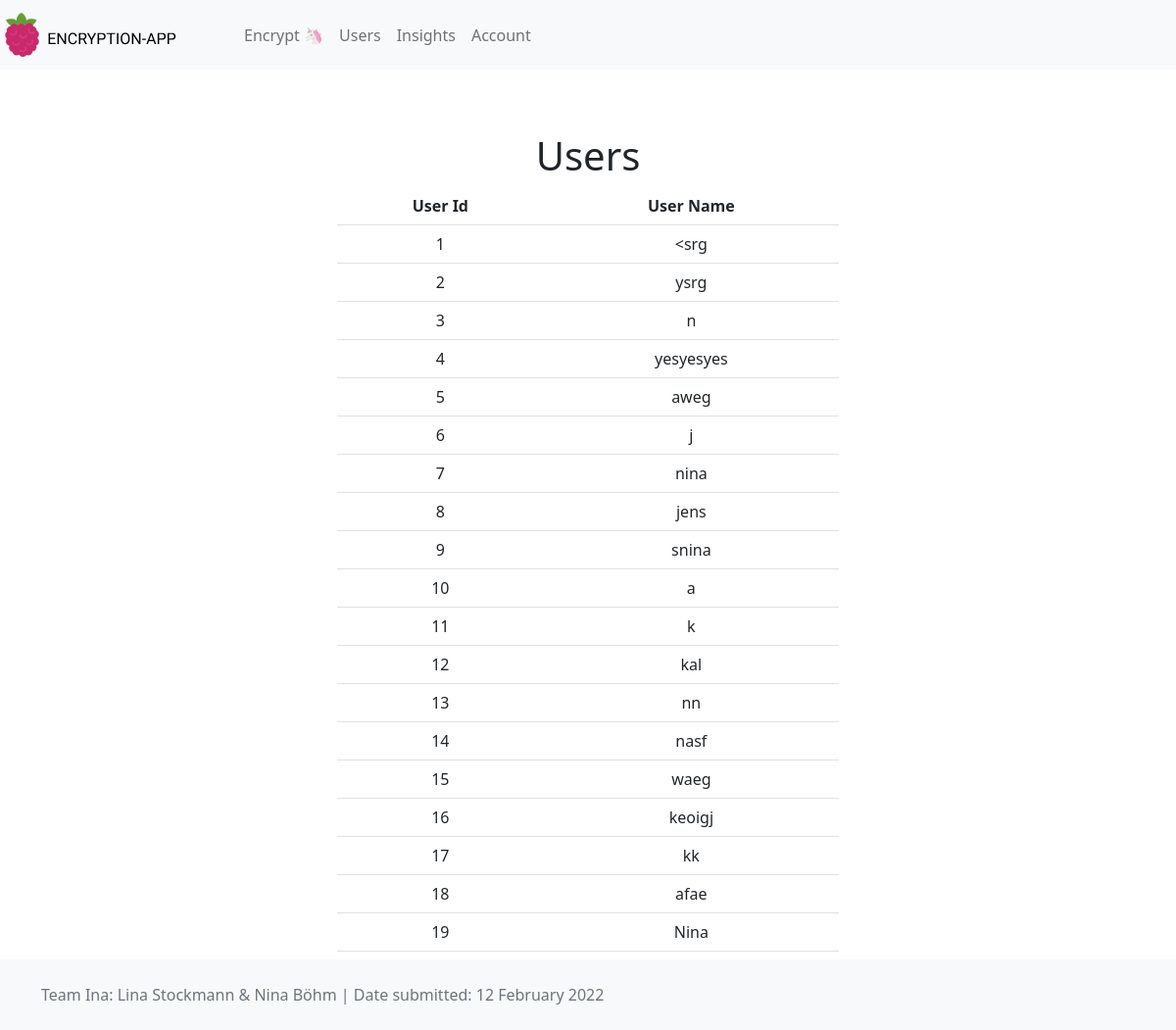
Screenshot of /users (signed in) with the database file from the repository.
### models.py (models this page shows, shortened)
class User(SqlAlchemyBase):
    __tablename__ = "user"
    id = Column(Integer, primary_key=True)
    name = Column(String, nullable=False, unique=True)
    password = Column(String, nullable=False)
    encrypted_strings = relationship("EncryptedString", back_populates="user")

### webapp.py (the view)
@app.route("/users")
@requires_logged_in
def users():
    all_users = db.session.query(User).all()
    return render_template("users.html", all_users=all_users)

### webapp.py (called while the page is built)
def requires_logged_in(func):
    @wraps(func)
    def wrapped_func(*args, **kwargs):
        form = LoginForm()
        if "user_name" in session:
            return func(*args, **kwargs)
        return render_template("login.html", form=form)
    return wrapped_func

### templates/users.html (shortened to what this page needs)
{% extends "base.html" %}
{% block head %}
    {{ super() }}
{% endblock %}
{% block content %}
    <h1>Users</h1>
    <div class="container col-6 d-flex justify-content-center">
        <table class="table table-responsive" style="text-align: center">
            <tr>
                <th>User Id</th>
                <th>User Name</th>
            </tr>
            {% for user in all_users %}
            <tr>
                <td>{{user.id}}</td>
                <td>{{user.name}}</td>
            </tr>
            {% endfor %}
        </table>
    </div>
{% endblock %}

### templates/base.html (shortened to what this page needs)
<html>
<head>
    {% block head %}
    <link href="https://cdn.jsdelivr.net/npm/bootstrap@5.1.3/dist/css/bootstrap.min.css" rel="stylesheet">
    {% endblock %}
</head>
<body>
    {% block nav %}
    {% include "header.html" %}
    {% endblock %}
    <div id="content" class="position-relative overflow-hidden p-3 p-md-5 m-md-3 text-center">
        {% block content %} {% endblock %}
    </div>
</body>
<div id="footer">
    {% block footer %}
    {% include "footer.html" %}
    {% endblock %}
</div>
</html>

### templates/header.html (shortened to what this page needs)
<html>
    <header>
        <nav class="navbar navbar-expand-lg navbar-light bg-light">
            <a class="navbar-brand" href="/">
                <img src="../static/logo.svg">
            </a>
            <div class="collapse navbar-collapse" id="menuItems">
                <ul class="navbar-nav mr-auto mt-2 mt-lg-0 px-3">
                    <li class="nav-item active">
                        <a class="nav-link" href="/encryption">Encrypt <span class="sr-only">🦄</span></a>
                    </li>
                    <li class="nav-item">
                        <a class="nav-link" href="/users">Users</a>
                    </li>
                    <li class="nav-item">
                        <a class="nav-link" href="/statistics">Insights</a>
                    </li>
                    <li class="nav-item">
                        <a class="nav-link" href="/account">Account</a>
                    </li>
                </ul>
            </div>
        </nav>
    </header>
</html>

### templates/footer.html
<html>
<footer class="footer fixed-bottom mt-auto py-4 bg-light">
    <div class="container">
        <span class="text-muted">Team Ina: Lina Stockmann & Nina Böhm</span>
        <span class="text-muted"> | Date submitted: 12 February 2022</span>
    </div>
</footer>
</html>

### rows the page displays
User: id "1", name "<srg"
User: id "2", name "ysrg"
User: id "3", name "n"
User: id "4", name "yesyesyes"
User: id "5", name "aweg"
User: id "6", name "j"
User: id "7", name "nina"
User: id "8", name "jens"
User: id "9", name "snina"
User: id "10", name "a"
User: id "11", name "k"
User: id "12", name "kal"
User: id "13", name "nn"
User: id "14", name "nasf"
User: id "15", name "waeg"
User: id "16", name "keoigj"
User: id "17", name "kk"
User: id "18", name "afae"
User: id "19", name "Nina"
